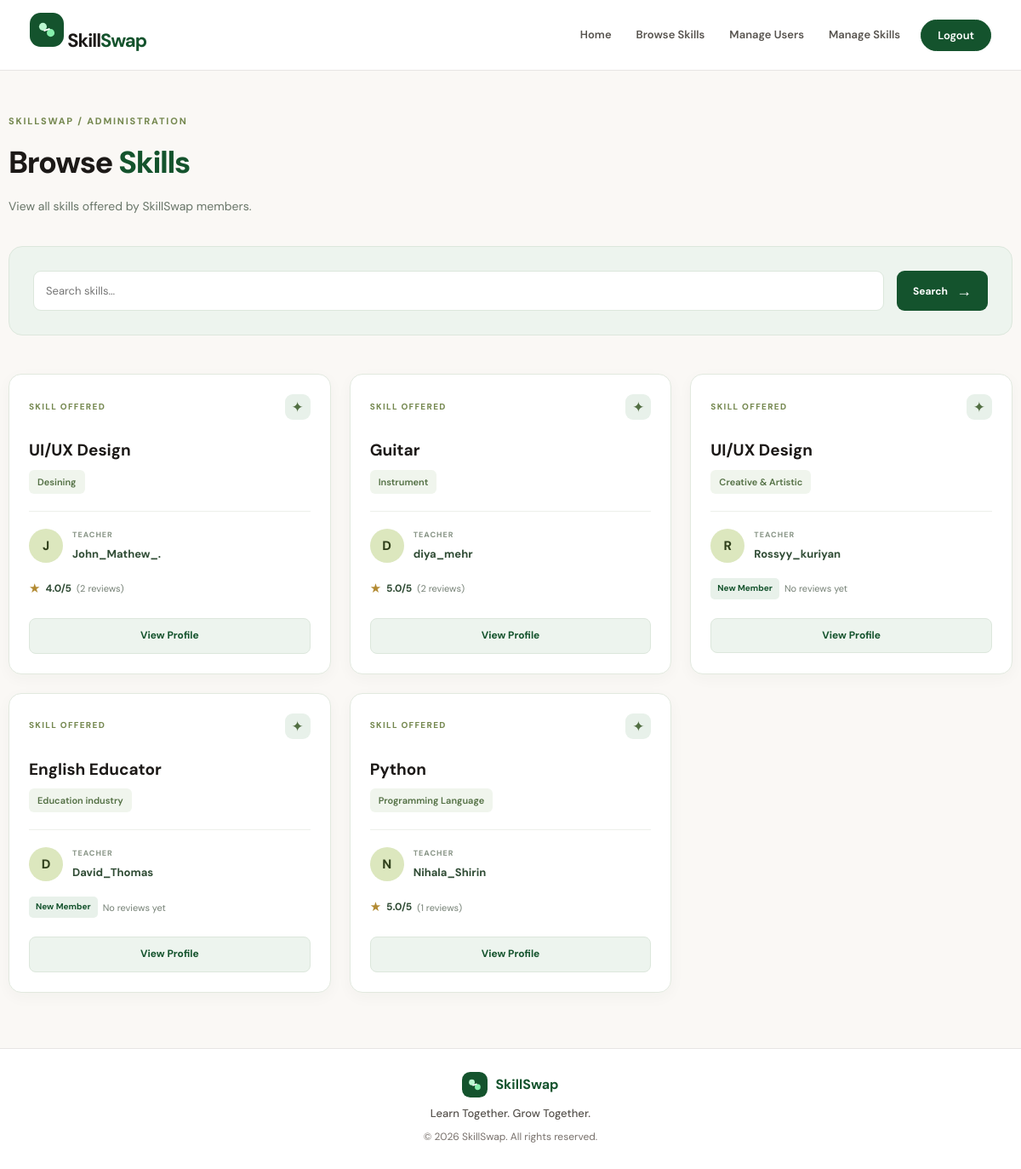
Page /skills/admin-browse/ (signed in) on the committed database.
### skills/models.py (models this page shows, shortened)
class UserSkill(models.Model):
    SKILL_TYPE_CHOICES = [
        ('TEACH', 'I Can Teach'),
        ('LEARN', 'I Want to Learn'),
    ]
    user = models.ForeignKey(User, on_delete=models.CASCADE)
    skill = models.ForeignKey(Skill, on_delete=models.CASCADE)
    skill_type = models.CharField(
        max_length=10,
        choices=SKILL_TYPE_CHOICES
    )

class Skill(models.Model):
    name = models.CharField(max_length=100)
    category = models.ForeignKey(
    SkillCategory,
    on_delete=models.SET_NULL,
    null=True,
    blank=True,
    related_name="skills"
    )

class SkillCategory(models.Model):
    name = models.CharField(max_length=100, unique=True)
    def __str__(self):
        return self.name

### skills/views.py (the view)
# urls.py: path('admin-browse/', views.admin_browse_skills, name='admin_browse_skills'),
@login_required
def admin_browse_skills(request):
    if not (request.user.is_staff or request.user.is_superuser):
        return redirect('user_home')
    search_query = request.GET.get('search', '').strip()
    skills = UserSkill.objects.filter(
        skill_type='TEACH',
        user__is_active=True
    ).select_related(
        'user', 'skill', 'skill__category'
    )
    if search_query:
        skills = skills.filter(
            skill__name__icontains=search_query
        )
    for item in skills:
        user_reviews = Review.objects.filter(
            reviewed_user=item.user
        )
        item.average_rating = user_reviews.aggregate(
            avg_rating=Avg('rating')
        )['avg_rating']
        item.total_reviews = user_reviews.count()
    return render(
        request,
        'skills/admin_browse_skill.html',
        {
            'skills': skills,
            'search_query': search_query
        }
    )

### skills/templates/skills/admin_browse_skill.html
{% extends "base.html" %}
{% load static %}
{% block extra_css %}
<link rel="stylesheet" href="{% static 'css/admin_browse_skill.css' %}">
{% endblock %}
{% block content %}
<section class="browse-page">
    <div class="browse-heading">
        <span class="browse-eyebrow">SKILLSWAP / ADMINISTRATION</span>
        <h1>Browse <span>Skills</span></h1>
        <p>View all skills offered by SkillSwap members.</p>
    </div>
    <div class="browse-search-card">
        <form method="GET" class="admin-search-form">
            <input
                type="text"
                name="search"
                placeholder="Search skills..."
                value="{{ search_query }}"
            >
            <button type="submit" class="browse-search-button">
                Search <span>→</span>
            </button>
        </form>
    </div>
    <div class="browse-results">
        {% for item in skills %}
            <article class="skill-card">
                <div class="skill-card-top">
                    <span class="skill-card-label">SKILL OFFERED</span>
                    <span class="skill-card-icon">✦</span>
                </div>
                <h3>{{ item.skill.name }}</h3>
                <p class="skill-category">
                    {{ item.skill.category|default:"Uncategorized" }}
                </p>
                <div class="skill-card-divider"></div>
                <div class="skill-teacher">
                    <div class="teacher-avatar">
                        {{ item.user.username|first|upper }}
                    </div>
                    <div class="teacher-details">
                        <span class="teacher-label">TEACHER</span>
                        <strong>{{ item.user.username }}</strong>
                    </div>
                </div>
                <div class="skill-rating">
                    {% if item.average_rating %}
                        <span class="rating-star">★</span>
                        <strong>{{ item.average_rating|floatformat:1 }}/5</strong>
                        <span>({{ item.total_reviews }} reviews)</span>
                    {% else %}
                        <span class="new-member">New Member</span>
                        <span>No reviews yet</span>
                    {% endif %}
                </div>
                <div class="skill-card-actions">
                    <a href="{% url 'view_user_profile' item.user.id %}"
                       class="view-profile-button">
                        View Profile
                    </a>
                </div>
            </article>
        {% empty %}
            <div class="browse-empty">
                <div class="empty-icon">✦</div>
                <h3>No skills available</h3>
                <p>No skills found. Try a different search.</p>
            </div>
        {% endfor %}
    </div>
</section>
{% endblock %}

### templates/base.html (shortened to what this page needs)
{% load static %}
<!DOCTYPE html>
<html lang="en">
<head>
    <link rel="stylesheet" href="{% static 'css/style.css' %}">
    {% block extra_css %}
    {% endblock %}
</head>
<body>
    <header class="site-header">
        <div class="header-container">
            <a href="{% url 'guest_home' %}" class="brand" aria-label="SkillSwap Home">
                <span class="brand-wordmark">Skill<span class="brand-highlight">Swap</span></span>
            </a>
            {% if request.resolver_match.url_name != 'delete_account' %}
            <nav class="main-nav">
                {% if user.is_authenticated and user.is_staff or user.is_authenticated and user.is_superuser %}
                 <a href="{% url 'user_home' %}">Home</a>
                  <a href="{% url 'admin_browse_skills' %}">Browse Skills</a>
                 <a href="{% url 'manage_users' %}">Manage Users</a>
                 <a href="{% url 'manage_skills' %}">Manage Skills</a>
                {% endif %}
                {% if user.is_authenticated %}
                    <form method="POST" action="{% url 'user_logout' %}" class="logout-form">
                        <button type="submit" class="logout-button">Logout</button>
                    </form>
                {% endif %}
            </nav>
            {% endif %}
        </div>
    </header>
    <main class="main-container">
        {% block content %}
        {% endblock %}
    </main>
    <footer class="site-footer">
        <div class="footer-content">
            <a href="{% url 'guest_home' %}" class="footer-brand">
                <span>SkillSwap</span>
            </a>
            <p>Learn Together. Grow Together.</p>
            <span class="footer-copyright">
                © 2026 SkillSwap. All rights reserved.
            </span>
        </div>
    </footer>
</body>
</html>

### static/css/admin_browse_skill.css (style rules this page uses)
.admin-search-form { display: grid; grid-template-columns: 1fr auto; gap: 15px; }
.admin-search-form input { width: 100%; height: 47px; padding: 0 14px; background: #ffffff; border: 1px solid #dce7dc; border-radius: 9px; font-family: inherit; font-size: 13px; outline: none; }

### rows in the picture
UserSkill: skill.name "UI/UX Design", skill.category "Desining", user.username|first "J", user.username "John_Mathew_.", average_rating "4.0", total_reviews "2"
UserSkill: skill.name "Guitar", skill.category "Instrument", user.username|first "D", user.username "diya_mehr", average_rating "5.0", total_reviews "2"
UserSkill: skill.name "UI/UX Design", skill.category "Creative & Artistic", user.username|first "R", user.username "Rossyy_kuriyan", shows "New Member"
UserSkill: skill.name "English Educator", skill.category "Education industry", user.username|first "D", user.username "David_Thomas", shows "New Member"
UserSkill: skill.name "Python", skill.category "Programming Language", user.username|first "N", user.username "Nihala_Shirin", average_rating "5.0", total_reviews "1"
